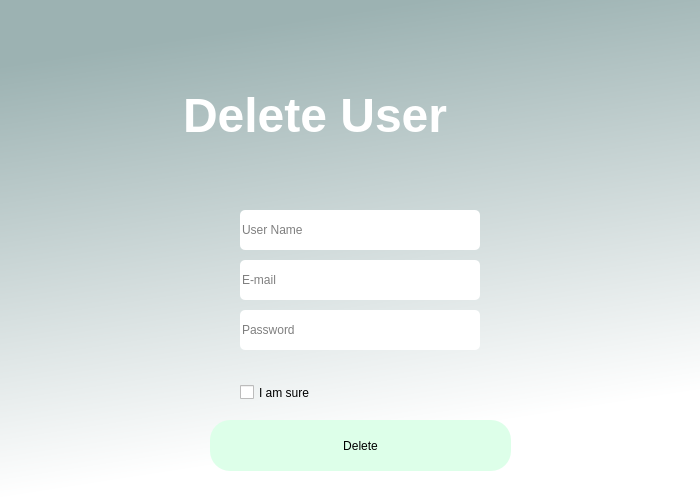
<?xml version="1.0" encoding="UTF-8"?>
<ui version="4.0">
 <class>BilleteraApp</class>
 <widget class="QDialog" name="BilleteraApp">
  <property name="geometry">
   <rect>
    <x>0</x>
    <y>0</y>
    <width>700</width>
    <height>500</height>
   </rect>
  </property>
  <property name="windowTitle">
   <string>Dialog</string>
  </property>
  <property name="sizeGripEnabled">
   <bool>false</bool>
  </property>
  <property name="modal">
   <bool>false</bool>
  </property>
  <widget class="QWidget" name="widget" native="true">
   <property name="geometry">
    <rect>
     <x>0</x>
     <y>0</y>
     <width>700</width>
     <height>500</height>
    </rect>
   </property>
   <property name="styleSheet">
    <string notr="true">QWidget#widget{
background-color:qlineargradient(spread:pad, x1:0, y1:0, x2:0.207, y2:0.954545, stop:0.132159 rgba(156, 178, 178, 255), stop:1 rgba(255, 255, 255, 255))}</string>
   </property>
   <widget class="QLabel" name="label">
    <property name="geometry">
     <rect>
      <x>183</x>
      <y>80</y>
      <width>430</width>
      <height>71</height>
     </rect>
    </property>
    <property name="text">
     <string>&lt;html&gt;&lt;head/&gt;&lt;body&gt;&lt;p&gt;&lt;span style=&quot; font-size:36pt; font-weight:600; color:#ffffff;&quot;&gt;Delete User&lt;/span&gt;&lt;/p&gt;&lt;/body&gt;&lt;/html&gt;</string>
    </property>
   </widget>
   <widget class="QPushButton" name="delete_user_button">
    <property name="geometry">
     <rect>
      <x>210</x>
      <y>420</y>
      <width>301</width>
      <height>51</height>
     </rect>
    </property>
    <property name="cursor">
     <cursorShape>PointingHandCursor</cursorShape>
    </property>
    <property name="mouseTracking">
     <bool>false</bool>
    </property>
    <property name="styleSheet">
     <string notr="true">border-radius:20px;
background-color:rgb(221, 255, 233);</string>
    </property>
    <property name="text">
     <string>Delete</string>
    </property>
   </widget>
   <widget class="QLineEdit" name="user_name_line">
    <property name="geometry">
     <rect>
      <x>240</x>
      <y>210</y>
      <width>240</width>
      <height>40</height>
     </rect>
    </property>
    <property name="toolTip">
     <string/>
    </property>
    <property name="styleSheet">
     <string notr="true">background-color: rgb(255, 255, 255);
border-radius:5px;
</string>
    </property>
    <property name="text">
     <string/>
    </property>
    <property name="frame">
     <bool>false</bool>
    </property>
    <property name="placeholderText">
     <string>User Name</string>
    </property>
   </widget>
   <widget class="QLineEdit" name="email_line">
    <property name="geometry">
     <rect>
      <x>240</x>
      <y>260</y>
      <width>240</width>
      <height>40</height>
     </rect>
    </property>
    <property name="toolTip">
     <string/>
    </property>
    <property name="autoFillBackground">
     <bool>false</bool>
    </property>
    <property name="styleSheet">
     <string notr="true">background-color: rgb(255, 255, 255);
border-radius:5px;
</string>
    </property>
    <property name="text">
     <string/>
    </property>
    <property name="frame">
     <bool>false</bool>
    </property>
    <property name="placeholderText">
     <string>E-mail</string>
    </property>
   </widget>
   <widget class="QLineEdit" name="password_line">
    <property name="geometry">
     <rect>
      <x>240</x>
      <y>310</y>
      <width>240</width>
      <height>40</height>
     </rect>
    </property>
    <property name="toolTip">
     <string/>
    </property>
    <property name="styleSheet">
     <string notr="true">background-color: rgb(255, 255, 255);
border-radius:5px;
</string>
    </property>
    <property name="text">
     <string/>
    </property>
    <property name="frame">
     <bool>false</bool>
    </property>
    <property name="placeholderText">
     <string>Password</string>
    </property>
   </widget>
   <widget class="QCheckBox" name="confirmation_box">
    <property name="geometry">
     <rect>
      <x>240</x>
      <y>380</y>
      <width>106</width>
      <height>25</height>
     </rect>
    </property>
    <property name="text">
     <string>I am sure</string>
    </property>
   </widget>
   <widget class="QLabel" name="delete_label">
    <property name="geometry">
     <rect>
      <x>242</x>
      <y>360</y>
      <width>270</width>
      <height>20</height>
     </rect>
    </property>
    <property name="text">
     <string/>
    </property>
   </widget>
   <zorder>email_line</zorder>
   <zorder>password_line</zorder>
   <zorder>user_name_line</zorder>
   <zorder>label</zorder>
   <zorder>delete_user_button</zorder>
   <zorder>confirmation_box</zorder>
   <zorder>delete_label</zorder>
  </widget>
 </widget>
 <tabstops>
  <tabstop>user_name_line</tabstop>
  <tabstop>email_line</tabstop>
  <tabstop>password_line</tabstop>
  <tabstop>confirmation_box</tabstop>
  <tabstop>delete_user_button</tabstop>
 </tabstops>
 <resources/>
 <connections/>
</ui>
